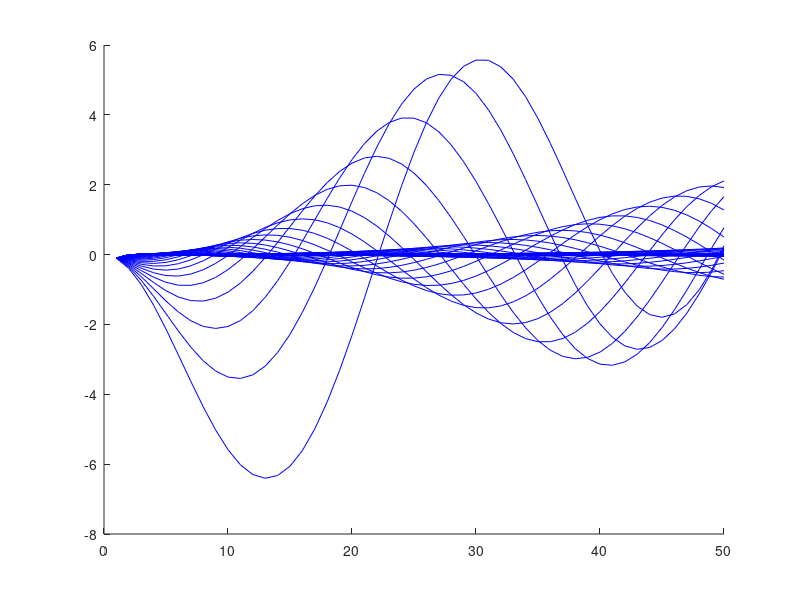

The MATLAB script that drew this image: (Note: this script raises an error after producing the figure.)
clear

A = .9;
B = 1;
C = 1;
phi = .1;

p = 50;
n = 50;

L = phi*eye(p);
x = zeros(1,p);
y = zeros(1,p);
u = zeros(1,p);
w = @(c,k)(sin(c*k));
E = [];


b = 0:p-1;
y_d = 1 - cos(pi*b/50);
%% PART A
clf

plot(1:p,y_d,'k--')
for j = 1:n
    hold on
    x = zeros(p,1);
    y = zeros(p,1);
    for k=1:p
        x(k+1) = A*x(k) + B*u(k) + w(.2,k);
        y(k) = x(k) + w(.1,k);
    end
    %Plot y(k)
    if mod(j,2) == 0
        plot(1:p,y,'r');
    end
    %Find Error
    e = y_d' - y;
    %Add to error matrix
    E(:,j) = e;
    %Calculate New Input
    for k = 1:p-1
        u(k) = u(k) + phi*E(k+1,j);
    end
end
legend('Desired Output','Iterations')
plot(1:p,y,'b')

clf
hold on
for ii=1:n
    plot(E(:,ii),'b');
end
close

%% PART B
% Choose Q, R, symmetric positive definite

Q = .2*rand(p,p);
R = 6000*rand(p,p);
Q = Q'*Q;
R = R'*R;

P = pmatrix(A,B,C,p);
u = zeros(p,1);
du = zeros(p,n);
e = zeros(p,n);
Y = [];
clf
for j = 1:n
    %Simulation
    x = zeros(p,1);
    y = zeros(p,1);
    for k=1:p
        x(k+1) = A*x(k) + B*u(k) + w(.2,k);
        y(k) = x(k) + w(.1,k);
    end
    %Calculate Error
    
    e(:,j) = y_d' - y;
    if j == 1
        
    end
    
    
    du(:,j) = (P'*Q*P + R)\P'*Q*e(:,j-1);
    u = u + du(:,j);
    Y(:,j) = y;
end

hold on
plot(y_d,'k--')
for ii=1:n
    plot(Y(:,ii),'b');
end


